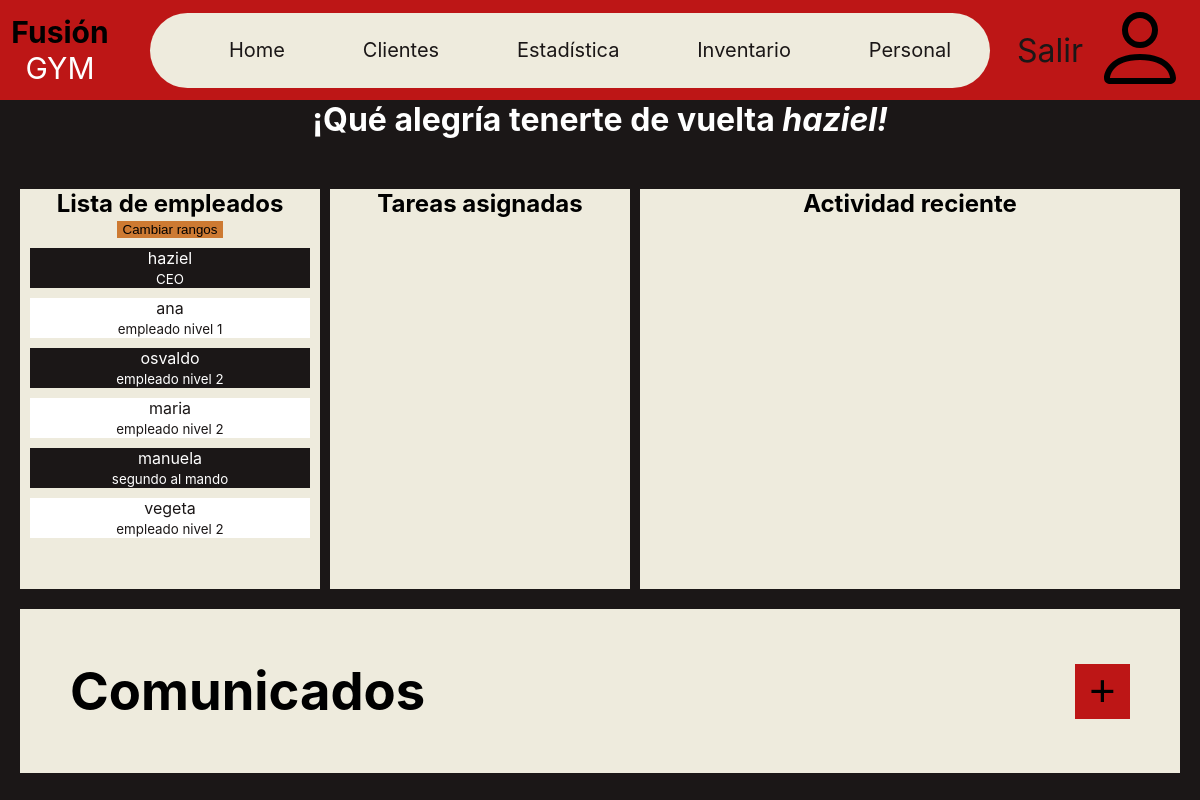
Before: /personal (signed in) with the older database file.
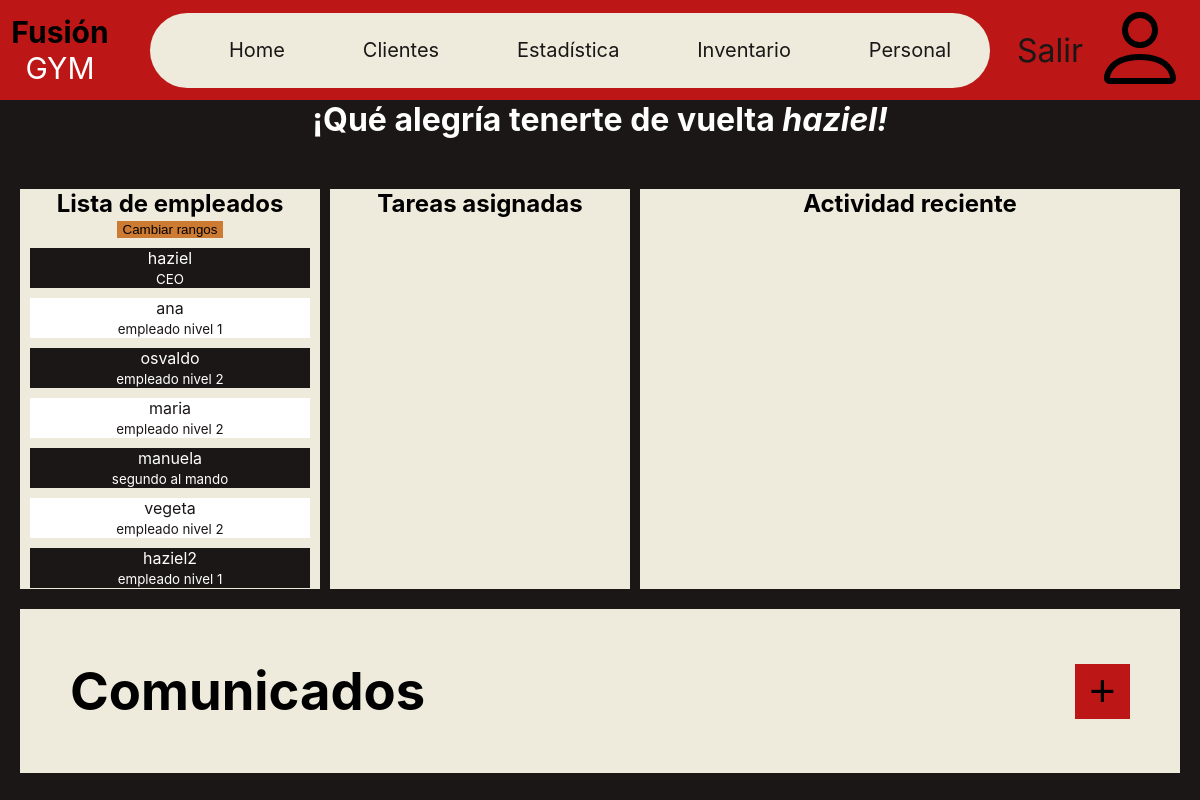
After: the same page with the newer database file.
### base/models.py (models this page shows, shortened)
class Staff(AbstractUser):
    username = models.CharField(max_length=200, default="", unique=True)
    RANKS = (
        'CEO', 'segundo al mando',
        'empleado nivel 1', 'empleado nivel 2')
    ranks_readable = tuple(zip(RANKS, RANKS))
    rank = models.CharField(
        max_length=50, choices=ranks_readable, default=RANKS[-1])

### base/views.py (the view)
# urls.py: path('personal',views.staff_page,name='staff'),
@login_required(login_url='login-page')
def staff_page(req):
    users = Staff.objects.all()
    now = str(datetime.now())
    morning = f"{now.split(' ')[0]} 00:00:00"
    activity = Activity.objects.filter(date__range=[morning,now])
    tasks = Task.objects.all()
    dispatches = Dispatches.objects.all()
    context = {'title': 'Perfil', 'staff': users,
    'activity':activity, 'tasks':tasks, 'dispatches':dispatches,}
    return render(req, 'base/staff.html', context)

### base/templates/base/staff.html (shortened to what this page needs)
{% extends 'main.html' %}
{% load static %}
{% block content %}
<link rel="stylesheet" href="{% static 'styles/staff.css' %}">
{% include 'menu.html' %}
<h1 class="welcome-name">
    ¡Qué alegría tenerte de vuelta <i>{{request.user.username}}!</i>
</h1>
<main>
    <article class="profile-content">
        <h2>Lista de empleados</h2>
        <button class="display-modal" id="upgradeStaff">
            Cambiar rangos
        </button>
        {% for user in staff %}
        <section class="card user-card">
                <p>{{user.username}}</p>
                <small>{{user.rank}}</small>
        </section>
        {% endfor %}
    </article>
    <article class="profile-content">
        <h2>Tareas asignadas</h2>
    </article>
    <article class="profile-content">
        <h2>Actividad reciente</h2>
    </article>
    <footer class="profile-content dispatches">
        <div class="add_title">
           <h2>Comunicados</h2>
        <button id="add_disp" class="display-modal">+</button>
        </div>
    </footer>
</main>
{% endblock content %}

Changed rows visible on the page:
added Staff: username "haziel2", rank "empleado nivel 1"
